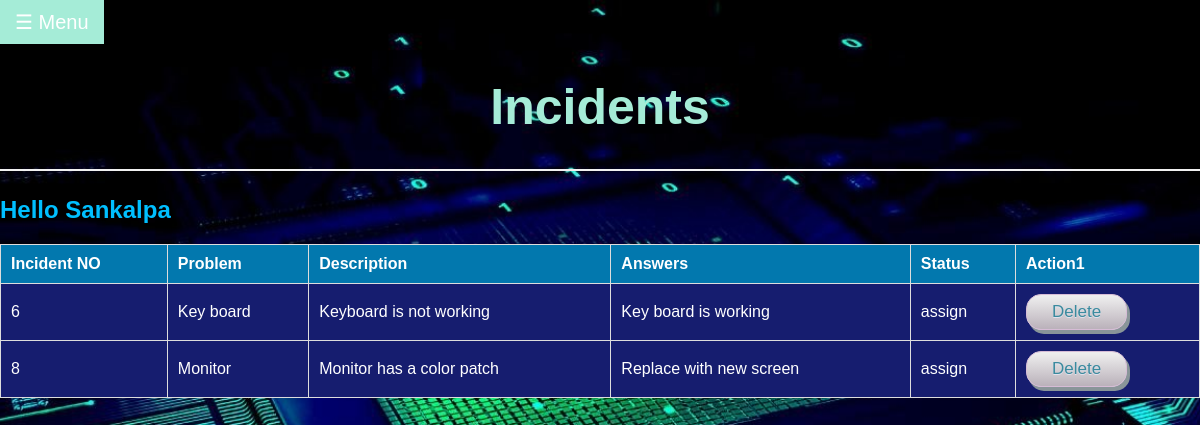
Screenshot of /employee/incidents.php (signed in) with the database file from the repository.
### tables this page shows
CREATE TABLE IF NOT EXISTS `incident` (
  `incident_number` int(11) NOT NULL AUTO_INCREMENT,
  `customer_id` varchar(60) NOT NULL,
  `date` date NOT NULL,
  `problem` varchar(70) NOT NULL,
  `description` varchar(400) NOT NULL,
  PRIMARY KEY (`incident_number`),
  KEY `incident_ibfk_1` (`customer_id`)
);

CREATE TABLE IF NOT EXISTS `answers` (
  `Incident_number` int(20) NOT NULL AUTO_INCREMENT,
  `employee_id` varchar(60) NOT NULL,
  `customer_id` varchar(60) NOT NULL,
  `answer` varchar(400) NOT NULL,
  `status` varchar(20) NOT NULL,
  PRIMARY KEY (`Incident_number`),
  KEY `customer_id` (`customer_id`),
  KEY `employee_id` (`employee_id`)
);

### employee/incidents.php (the view, shortened to what this page needs)
<?php
        include_once '../dashboard/connect.php';
    $result = mysqli_query($conn," SELECT i.incident_number,a.status,a.answer,date,problem,description FROM incident i,answers a WHERE i.incident_number=a.incident_number AND a.employee_id='".$_SESSION['username']."' ORDER BY i.incident_number,a.status,a.answer;");
?>
<html>
    <head>
        <link rel="stylesheet" type="text/css" href="dashboard3.css">
    </head>
    <body class="body1">
          <button class="openbtn" onclick="openNav()">☰ Menu</button>
          <h1 class="h1c">Incidents</h1>
          <hr>
            <h2><?php
                     if(isset($_SESSION['username']))
                     {
                         echo 'Hello ' .$_SESSION['username'];
                     }
            ?></h2>
        <div class="details1">
            <table class="details">
                <tr>
                    <th>Incident NO </th>
                    <th>Problem</th>
                    <th>Description</th>
                    <th>Answers</th>
                    <th>Status</th>
                    <th>Action1</th>
                </tr>
                <?php
                        if($result!= NULL)
                    {
                        while($row = mysqli_fetch_array($result)) {
                    ?>
                        <tr class="details2">
                        <td><?php echo $row["incident_number"]; ?></td>
                        <td><?php echo $row["problem"]; ?></td>
                        <td><?php echo $row["description"]; ?></td>
                        <td><?php echo $row["answer"]; ?></td>
                        <td><?php echo $row["status"]; ?></td>
                        <td><a href="delete-process.php?incident_number=<?php echo $row["incident_number"]; ?>"><button class="detail">Delete</button></a></td>
                        </tr>
                    <?php
                        }
                    }
                    ?>
            </table>
    </body>
</html>

### employee/dashboard3.css (style rules this page uses)
.body1 { margin:0; padding:0; background-size:cover; background-position:center; font-family:sans-serif; }
h2 { color: deepskyblue; }
.openbtn { font-size: 20px; cursor: pointer; background-color: #51adcf; color: white; padding: 10px 15px; border: none; }
.h1c { text-align: center; color:#a5ecd7; font-size: 50px; }
hr { border: 1px solid #f1f1f1; margin-bottom: 25px; }
a { color: dodgerblue; }
.details { font-family: Arial, Helvetica, sans-serif; border-collapse: collapse; width: 100%; }
.details th { padding-top: 12px; padding-bottom: 12px; text-align: left; background-color: #0278ae; color: white; }
.details tr { padding-top: 12px; padding-bottom: 12px; text-align: left; background-color: #161d6f; color: white; }
.details th,.details td { border:1px solid #ddd; padding: 10px; text-align: justify; }
.details1 { width: 100%; }
.detail { box-shadow: 3px 4px 0px 0px #899599; background:linear-gradient(to bottom, #ededed 5%, #bab1ba 100%); background-color:#ededed; border-radius:15px; border:1px solid #d6bcd6; display:inline-block; cursor:pointer; color:#3a8a9e; font-family:Arial; font-size:17px; padding:7px 25px; text-decoration:none; text-shadow:0px 1px 0px #e1e2ed; }

### employee/incidents.php (style rules this page uses)
body { background: url('../home/images/bg3.jpg'); }

### rows the page displays
incident: incident_number "6", problem "Key board", description "Keyboard is not working", answers.answer "Key board is working", answers.status "assign"
incident: incident_number "8", problem "Monitor", description "Monitor has a color patch", answers.answer "Replace with new screen", answers.status "assign"

### other values shown
$_SESSION['username'] "Sankalpa"
